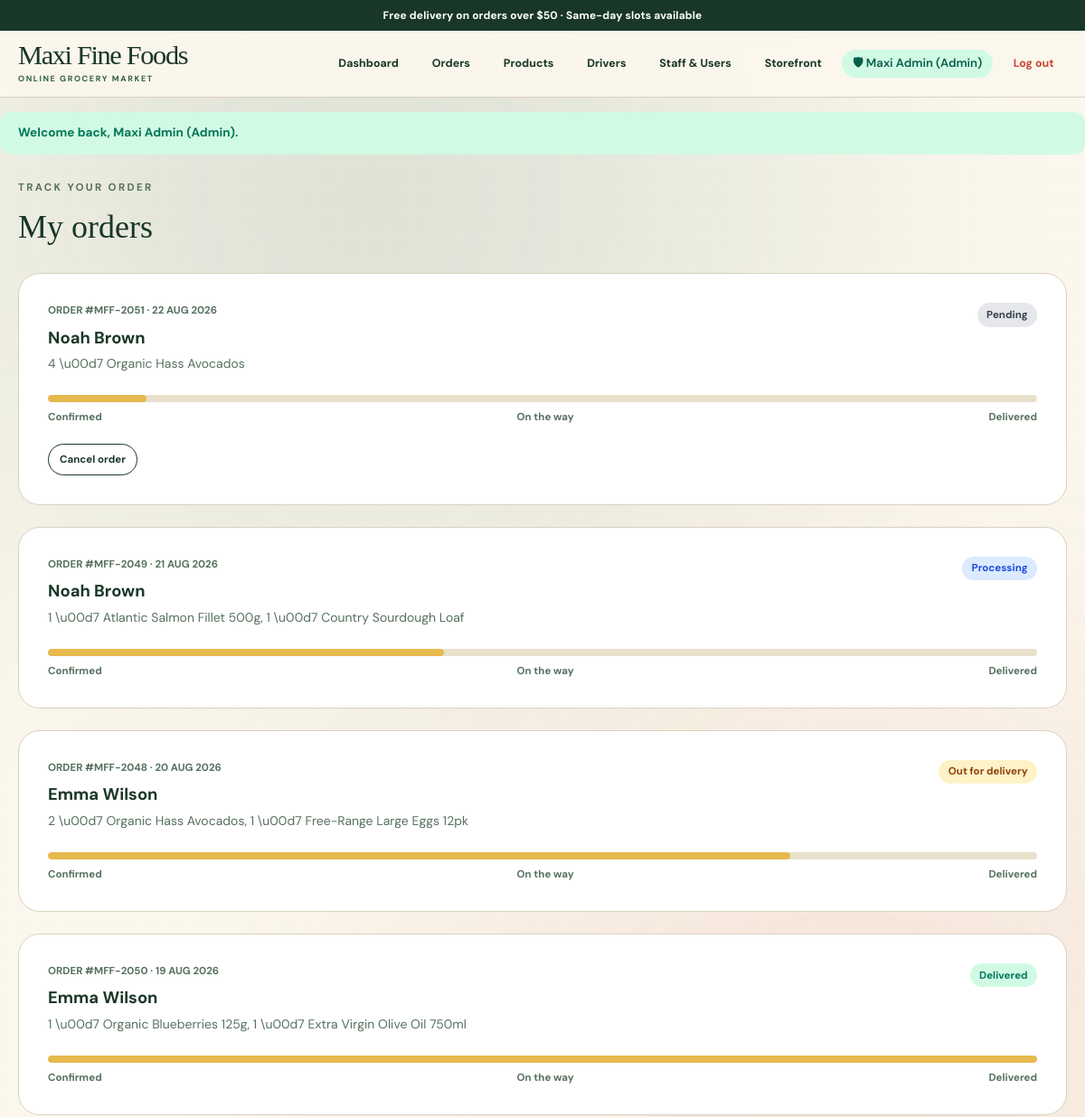
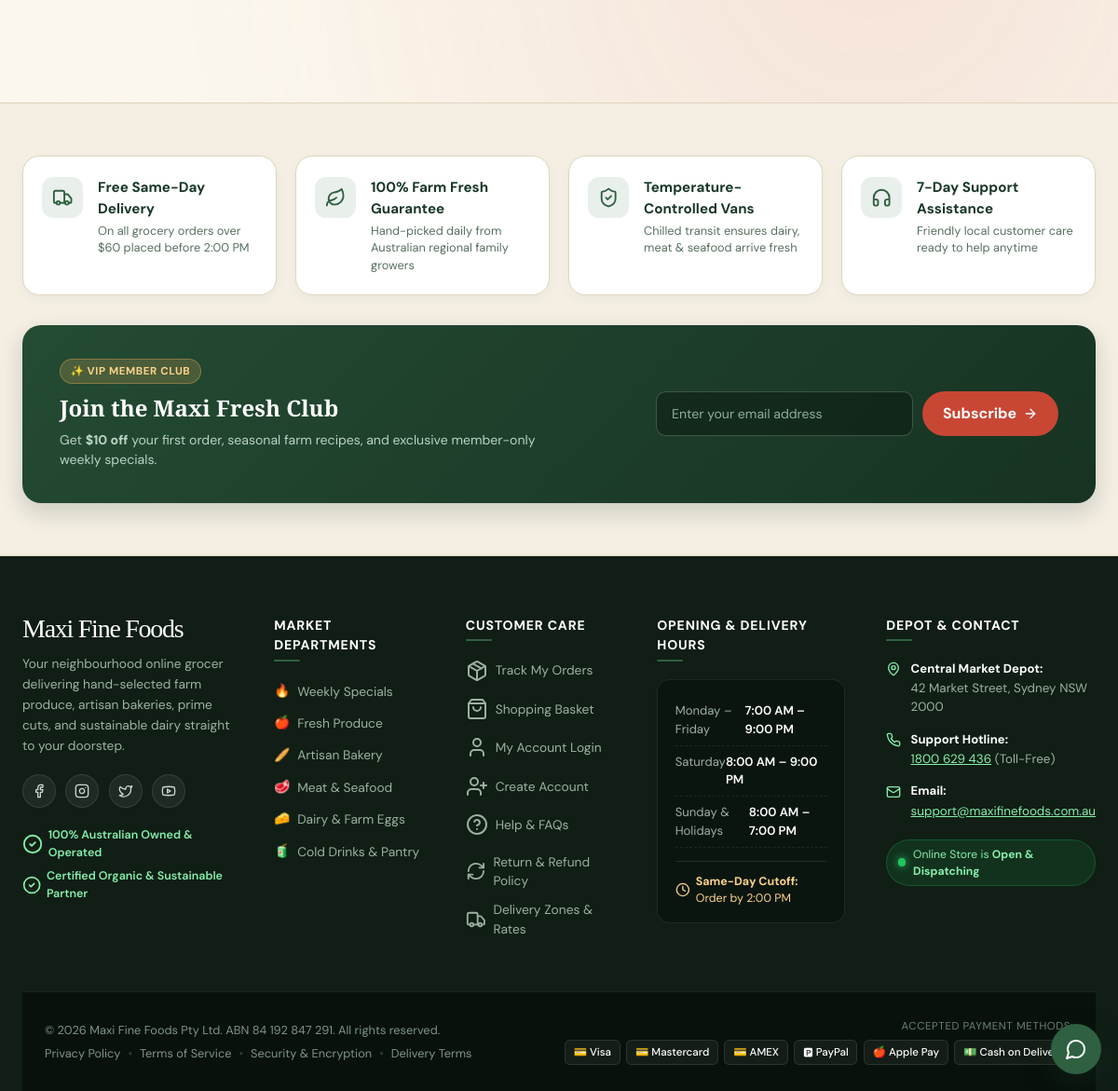
Screenshot of /my_orders.php (signed in) with the database file from the repository (2 pictures, top to bottom).
### tables this page shows
CREATE TABLE orders (
    id INT AUTO_INCREMENT PRIMARY KEY,
    user_id INT NULL,
    customer_name VARCHAR(160) NOT NULL,
    contact_number VARCHAR(40) NOT NULL,
    delivery_address VARCHAR(255) NOT NULL,
    delivery_instructions TEXT NULL,
    payment_method ENUM('cash_on_delivery', 'credit_card', 'paypal') NOT NULL DEFAULT 'cash_on_delivery',
    subtotal DECIMAL(10,2) NOT NULL,
    tax DECIMAL(10,2) NOT NULL,
    total DECIMAL(10,2) NOT NULL,
    status ENUM('pending', 'processing', 'out_for_delivery', 'delivered', 'cancelled') NOT NULL DEFAULT 'pending',
    driver VARCHAR(120) NULL,
    created_at DATETIME NOT NULL DEFAULT CURRENT_TIMESTAMP,
    stripe_session_id VARCHAR(100) NULL,
    UNIQUE KEY uniq_orders_stripe_session (stripe_session_id),
    FOREIGN KEY (user_id) REFERENCES users(id) ON DELETE SET NULL
);

CREATE TABLE order_items (
    id INT AUTO_INCREMENT PRIMARY KEY,
    order_id INT NOT NULL,
    product_id INT NULL,
    name VARCHAR(160) NOT NULL,
    price DECIMAL(10,2) NOT NULL,
    quantity INT NOT NULL,
    FOREIGN KEY (order_id) REFERENCES orders(id) ON DELETE CASCADE,
    FOREIGN KEY (product_id) REFERENCES products(id) ON DELETE SET NULL
);

### public/my_orders.php (the view, shortened to what this page needs)
<?php
require_once file_exists(__DIR__ . '/../includes/session.php') ? __DIR__ . '/../includes/session.php' : __DIR__ . '/includes/session.php';
$pdo = mff_db();
if ($pdo !== null) {
    $userId = $_SESSION['user_id'] ?? null;
    $userName = $_SESSION['user_name'] ?? '';
    if (mff_role() === 'admin') {
        $stmt = $pdo->query('SELECT * FROM orders ORDER BY created_at DESC');
    } else {
        $stmt = $pdo->prepare('SELECT * FROM orders WHERE user_id = :uid OR customer_name = :cname ORDER BY created_at DESC');
        $stmt->execute(['uid' => $userId, 'cname' => $userName]);
    }
    $orders = $stmt->fetchAll();
    foreach ($orders as &$order) {
        $itemStmt = $pdo->prepare('SELECT * FROM order_items WHERE order_id = :id');
        $itemStmt->execute(['id' => $order['id']]);
        $order['items'] = $itemStmt->fetchAll();
    }
} else {
    $orders = mff_orders_fallback();
}
$statusLabels = [
    'pending' => 'Pending', 'processing' => 'Processing',
    'out_for_delivery' => 'Out for delivery', 'delivered' => 'Delivered', 'cancelled' => 'Cancelled',
];
$statusProgress = ['pending' => 10, 'processing' => 40, 'out_for_delivery' => 75, 'delivered' => 100, 'cancelled' => 0];
require file_exists(__DIR__ . '/../includes/header.php') ? __DIR__ . '/../includes/header.php' : __DIR__ . '/includes/header.php';
?>
<p class="section-eyebrow">Track your order</p>
<h1 class="section-title">My orders</h1>
<?php foreach ($orders as $order): ?>
  <?php
    $items = $order['items'] ?? [];
    $itemSummary = implode(', ', array_map(fn($i) => (int) $i['quantity'] . ' \u00d7 ' . $i['name'], $items));
    $status = $order['status'];
  ?>
  <article class="card-artisan u-183">
    <div class="u-064">
      <div>
        <p class="u-096">
          Order #MFF-<?= (int) $order['id'] ?> &middot; <?= htmlspecialchars(date('j M Y', strtotime($order['created_at']))) ?>
        </p>
        <h2 class="u-171"><?= htmlspecialchars($order['customer_name']) ?></h2>
        <p class="u-165"><?= htmlspecialchars($itemSummary) ?></p>
      </div>
      <span class="status status-<?= htmlspecialchars($status) ?>"><?= htmlspecialchars($statusLabels[$status] ?? $status) ?></span>
    </div>
    <?php if ($status !== 'cancelled'): ?>
      <div class="timeline-track"><div class="timeline-fill timeline-fill--<?= (int) $statusProgress[$status] ?>"></div></div>
      <div class="timeline-labels"><span>Confirmed</span><span>On the way</span><span>Delivered</span></div>
    <?php endif; ?>
    <?php if ($status === 'pending'): ?>
      <form method="post" action="<?= BASE_URL ?>/my_orders.php" class="u-178">
        <button type="submit" class="btn-outline">Cancel order</button>
      </form>
    <?php endif; ?>
  </article>
<?php endforeach; ?>
<?php require file_exists(__DIR__ . '/../includes/footer.php') ? __DIR__ . '/../includes/footer.php' : __DIR__ . '/includes/footer.php'; ?>

### public/assets/style.css (style rules this page uses)
:root { --ink: #193727; --leaf: #2f6041; --cream: #fbf7ed; --tomato: #c84634; --tomato-hover: #b03a29; --oat: #e9e0cc; --gold: #e6b94d; --line: #d8d1bf; }
* { box-sizing: border-box; }
body { margin: 0; color: var(--ink); font-family: "DM Sans", sans-serif; background-color: var(--cream); background-image: radial-gradient(rgba(47, 96, 65, .055) .7px, transparent .7px); background-size: 13px 13px; }
button, input, select, textarea { font: inherit; }
button { cursor: pointer; border: none; background: none; }
.section-eyebrow { font-size: .72rem; font-weight: 700; text-transform: uppercase; letter-spacing: .2em; color: #56715f; }
.section-title { font-family: "Playfair Display", serif; margin-top: .5rem; font-size: 2.25rem; }
.status { display: inline-flex; align-items: center; border-radius: 999px; padding: .28rem .65rem; font-size: .72rem; font-weight: 700; }
.status-pending { background: #e5e7eb; color: #374151; }
.status-processing { background: #dbeafe; color: #1d4ed8; }
.status-out_for_delivery { background: #fef3c7; color: #92400e; }
.status-delivered { background: #d1fae5; color: #047857; }
.card-artisan { border-radius: 1.5rem; border: 1px solid var(--line); background: #fff; padding: 1.5rem; }
@media (min-width: 768px) { .card-artisan { padding: 2rem; } }
.timeline-track { margin-top: 1.5rem; height: .5rem; overflow: hidden; border-radius: 999px; background: var(--oat); }
.timeline-fill { height: 100%; border-radius: 999px; background: var(--gold); }
.timeline-labels { margin-top: .5rem; display: flex; justify-content: space-between; font-size: .72rem; font-weight: 700; color: #56715f; }
.btn-outline { border: 1px solid var(--ink); border-radius: 999px; padding: .5rem .75rem; font-size: .72rem; font-weight: 700; transition: .15s; }
.u-171 { margin-top:.5rem !important; font-size:1.15rem !important; font-weight:700 !important; }
.u-165 { margin-top:.25rem !important; font-size:.875rem !important; color:#56715f !important; }
.u-064 { display:flex !important; flex-wrap:wrap !important; align-items:flex-start !important; justify-content:space-between !important; gap:1rem !important; }
.u-178 { margin-top:1.25rem !important; }
.u-183 { margin-top:1.5rem !important; }
.u-096 { font-size:.72rem !important; font-weight:700 !important; text-transform:uppercase !important; color:#56715f !important; }
.timeline-fill--10 { width: 10%; }
.timeline-fill--40 { width: 40%; }
.timeline-fill--75 { width: 75%; }
.timeline-fill--100 { width: 100%; }
:host, html { line-height: 1.5; text-size-adjust: 100%; -webkit-text-size-adjust: 100%; tab-size: 4; font-family: ui-sans-serif, system-ui, sans-serif, "Apple Color Emoji", "Segoe UI Emoji", "Segoe UI Symbol", "Noto Color Emoji"; font-feature-settings: normal; font-variation-settings: normal; -webkit-tap-highlight-color: transparent; }
body { margin: 0; line-height: inherit; }
h1, h2, h3, h4, h5, h6 { font-size: inherit; font-weight: inherit; }
button, input, optgroup, select, textarea { font-family: inherit; font-feature-settings: inherit; font-variation-settings: inherit; font-size: 100%; font-weight: inherit; line-height: inherit; letter-spacing: inherit; color: inherit; margin: 0; padding: 0; }
button, select { text-transform: none; }
button, input:where([type="button"]), input:where([type="reset"]), input:where([type="submit"]) { -webkit-appearance: button; background-color: transparent; background-image: none; }
blockquote, dd, dl, figure, h1, h2, h3, h4, h5, h6, hr, p, pre { margin: 0; }
[role="button"], button { cursor: pointer; }

### public/assets/motion.css (style rules this page uses)
:root { --mff-dur-1: 180ms; --mff-dur-2: 320ms; --mff-dur-3: 520ms; --mff-dur-4: 900ms; --mff-stagger: 40ms; --mff-ease-out: cubic-bezier(.22, .61, .36, 1); --mff-ease-in: cubic-bezier(.55, .06, .68, .19); --mff-ease-soft: cubic-bezier(.34, 1.2, .64, 1); }

### rows the page displays
orders: id "2051", created_at "22 AUG 2026", customer_name "Noah Brown", status "Pending"
order_items: itemSummary "4 \\u00d7 Organic Hass Avocados"
orders: id "2049", created_at "21 AUG 2026", customer_name "Noah Brown", itemSummary "1 \\u00d7 Atlantic Salmon Fillet 500g, 1 \\u00d7 Country Sourdough Loaf", status "Processing"
orders: id "2048", created_at "20 AUG 2026", customer_name "Emma Wilson", itemSummary "2 \\u00d7 Organic Hass Avocados, 1 \\u00d7 Free-Range Large Eggs 12pk", status "Out for delivery"
orders: id "2050", created_at "19 AUG 2026", customer_name "Emma Wilson", itemSummary "1 \\u00d7 Organic Blueberries 125g, 1 \\u00d7 Extra Virgin Olive Oil 750ml", status "Delivered"

### other values shown
$_SESSION['user_name'] "Maxi Admin"
$flash['message'] "Welcome back, Maxi Admin (Admin)."
